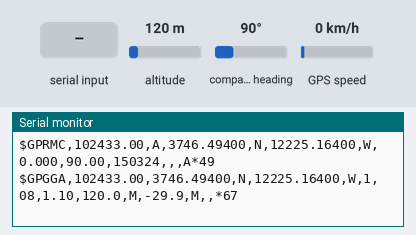
Bench run of a sketch on a simulated Seeed XIAO ESP32-C3. Parts: the last lines printed to the serial monitor. The test bench sets the inputs (shaded band); at power-on: compass heading 90°, GPS speed 0 km/h, altitude 120 m. The GPS gets a fix after 3 s at 37.7749, -122.4194 with 8 satellites.

Above: at 3.2 s.
3.3 s: compass heading set to 269°
At 4.8 s:
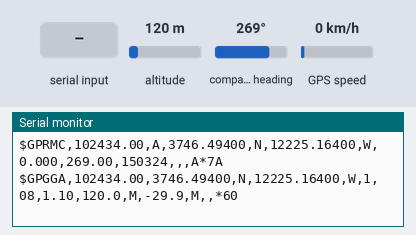
6.5 s: "1" received over the second serial link
At 6.8 s:
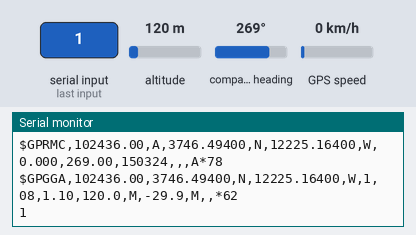
9.5 s: GPS speed set to 30 km/h
At 10.8 s:
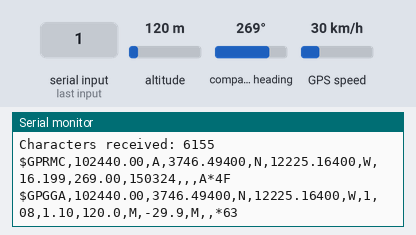
12.5 s: altitude set to 20 m
At 13.4 s:
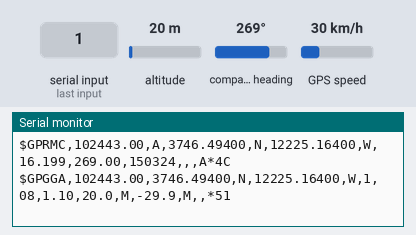
14.5 s: altitude set to 250 m
At 18.4 s:
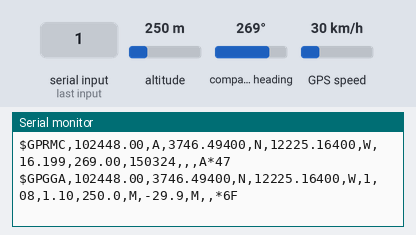
18.5 s: altitude set to 750 m
At 19.4 s:
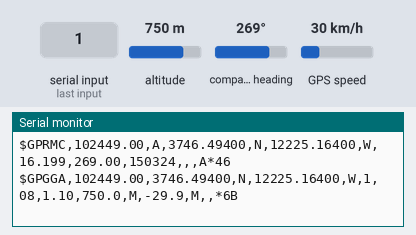

The sketch:

GPS_Basic_Test_ESP32C3.ino
```cpp
#include <TinyGPSPlus.h>

static const int RXPin = 20;  // XIAO D7 / GPIO20, connected to GPS TX
static const int TXPin = 21;  // XIAO D6 / GPIO21, connected to GPS RX
static const uint32_t GPSBaud = 9600;

TinyGPSPlus gps;
HardwareSerial GPSSerial(1);

unsigned long lastWarning = 0;

void setup()
{
  Serial.begin(115200);
  delay(2000);

  GPSSerial.begin(GPSBaud, SERIAL_8N1, RXPin, TXPin);

  Serial.println();
  Serial.println("XIAO ESP32-C3 GPS Test");
  Serial.println("Waiting for raw NMEA data...");
}

void loop()
{
  while (GPSSerial.available())
  {
    char c = GPSSerial.read();

    // Show raw GPS sentences such as $GNGGA and $GNRMC
    Serial.write(c);

    gps.encode(c);
  }

  if (millis() - lastWarning >= 5000)
  {
    lastWarning = millis();

    Serial.println();
    Serial.print("Characters received: ");
    Serial.println(gps.charsProcessed());

    if (gps.charsProcessed() < 10)
    {
      Serial.println("No GPS serial data detected.");
      Serial.println("Check power, ground, TX/RX wiring, and baud rate.");
    }
  }
}
```

Measured:
- after the input at 3.3 s, the serial monitor: prints a new line after 0.70 s (image 1)
- after the input at 6.5 s, the serial monitor: prints a new line at once (image 2)
- after the input at 9.5 s, the serial monitor: prints a new line after 0.50 s (image 3)
- after the input at 12.5 s, the serial monitor: prints a new line after 0.51 s (image 4)
- after the input at 14.5 s, the serial monitor: prints a new line after 0.51 s (image 5)
- after the input at 18.5 s, the serial monitor: prints a new line after 0.52 s (image 6)
